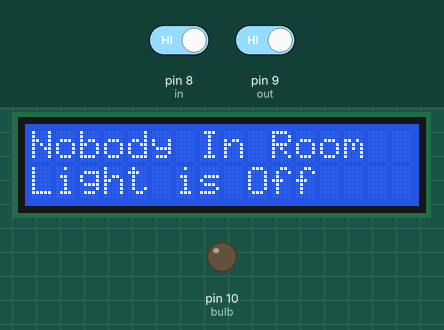
Bench run of a sketch on a simulated Arduino Uno, built with avr-gcc and run on an emulated ATmega328P. On the bench: 16×2 character LCD, output pins drawn as LEDs (lit = HIGH). Inputs (shaded band) come from the test bench; at power-on: pin 8 (in) HIGH, pin 9 (out) HIGH.

Above: at 3.2 s.
3.3 s: pin 8 (in) driven LOW
At 4.1 s:
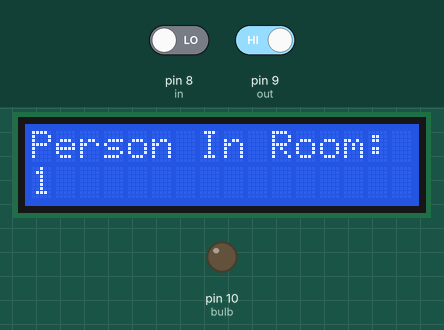
At 5.3 s:
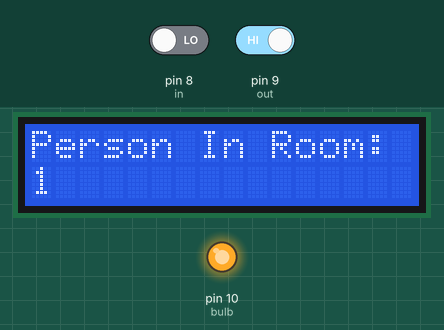
5.8 s: pin 9 (out) driven LOW
At 6.2 s:
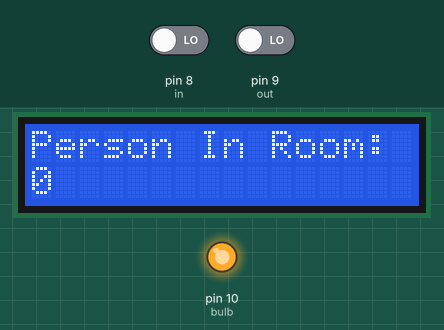
Timing chart, 0 to 8.8 s (numbered marks = the images above; inputs shaded):
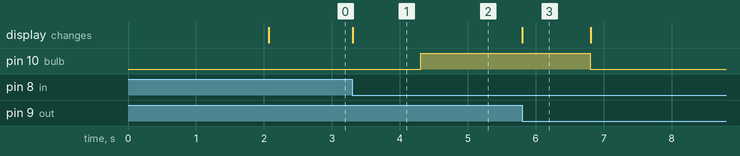

Measured:
- after the input at 3.3 s, pin 10 (bulb): LOW → HIGH after 1.0 s; the display: changes at once (image 1)
- after the input at 5.8 s, pin 10 (bulb): HIGH → LOW after 1.0 s; the display: changes at once (image 3)
- what the display in image 3 shows lasts 1.0 s, from 5.8 s to 6.8 s

The sketch:

IOT_PROJ.ino
```cpp
#include <LiquidCrystal.h>

LiquidCrystal lcd(12, 11, 5, 4, 3, 2);

#define in 8
#define out 9
#define bulb 10

int count = 0;
int inState = HIGH;  // Store the previous state of the in sensor
int outState = HIGH; // Store the previous state of the out sensor

void setup() {
  lcd.begin(16, 2);
  lcd.print("Visitor Counter");
  delay(2000);
  pinMode(in, INPUT);
  pinMode(out, INPUT);
  pinMode(bulb, OUTPUT);
  lcd.clear();
  lcd.print("Person In Room:");
  lcd.setCursor(0, 1);
  lcd.print(count);
}

void loop() {
  int inValue = digitalRead(in);
  int outValue = digitalRead(out);

  // Check for entry
  if (inValue != inState) {
    if (inValue == LOW) {
      count++;
      updateDisplay();
      delay(1000); // Delay to stabilize the count
    }
    inState = inValue;
  }

  // Check for exit
  if (outValue != outState) {
    if (outValue == LOW && count > 0) {
      count--;
      updateDisplay();
      delay(1000); // Delay to stabilize the count
    }
    outState = outValue;
  }

  controlBulb();
}

// Function to update the LCD displa
void updateDisplay() {
  lcd.clear();
  lcd.print("Person In Room:");
  lcd.setCursor(0, 1);
  lcd.print(count);
}
// Function to control the bulb based on count
void controlBulb() {
  if (count == 0) {
    digitalWrite(bulb, LOW);
    lcd.clear();
    lcd.print("Nobody In Room");
    lcd.setCursor(0, 1);
    lcd.print("Light is Off");
  } else {
    digitalWrite(bulb, HIGH);
  }
}
```
